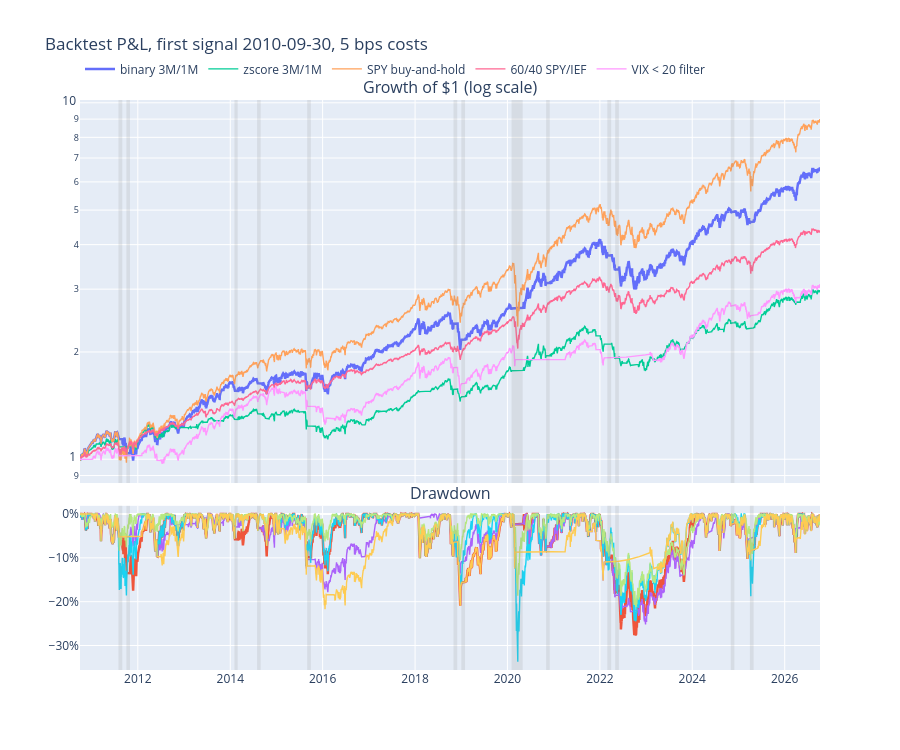

Notebook code for this chart:
### Markdown cell above
## P&L and drawdowns

Growth of $1, log scale. Shaded spans are periods when the main binary rule held cash because the month-end `3M/1M` ratio was at or below 1.

### Code cell
def cash_spans(weight: pd.Series) -> list[tuple[pd.Timestamp, pd.Timestamp]]:
    out = weight < 1.0
    starts = weight.index[out & ~out.shift(1, fill_value=False)]
    ends = weight.index[out & ~out.shift(-1, fill_value=False)]
    return list(zip(starts, ends))

equity = (1.0 + returns[HEADLINE]).cumprod()
drawdown = equity / equity.cummax() - 1.0

fig = make_subplots(rows=2, cols=1, shared_xaxes=True, row_heights=[0.7, 0.3], vertical_spacing=0.04,
                    subplot_titles=["Growth of $1 (log scale)", "Drawdown"])
for name in HEADLINE:
    width = 2.5 if name == MAIN else 1.4
    fig.add_trace(go.Scatter(x=equity.index, y=equity[name], name=name, legendgroup=name,
                             line=dict(width=width)), row=1, col=1)
    fig.add_trace(go.Scatter(x=drawdown.index, y=drawdown[name], name=name, legendgroup=name,
                             showlegend=False, line=dict(width=width)), row=2, col=1)
for start, end in cash_spans(spy_weights[MAIN]):
    fig.add_vrect(x0=start, x1=end, fillcolor="gray", opacity=0.15, line_width=0)
fig.update_yaxes(type="log", row=1, col=1)
fig.update_yaxes(tickformat=".0%", row=2, col=1)
fig.update_layout(height=750, title=f"Backtest P&L, first signal {info['headline_first_signal']}, "
                                    f"{info['cost_bps']:g} bps costs", legend=dict(orientation="h", y=1.08))
fig.show()

### Figure 1 — Plotly figure (JSON) as saved in the notebook; plotly's stock layout.template omitted (floating-point values rounded to 4 significant figures; data arrays with more than 128 entries replaced by an {"elided": "..."} marker saying what was removed)
{"data": [{"legendgroup": "binary 3M/1M", "line": {"width": 2.5}, "name": "binary 3M/1M", "type": "scatter", "x": {"elided": "4028 str values"}, "xaxis": "x", "y": {"elided": "4028 float values"}, "yaxis": "y"}, {"legendgroup": "binary 3M/1M", "line": {"width": 2.5}, "name": "binary 3M/1M", "showlegend": false, "type": "scatter", "x": {"elided": "4028 str values"}, "xaxis": "x2", "y": {"elided": "4028 float values"}, "yaxis": "y2"}, {"legendgroup": "zscore 3M/1M", "line": {"width": 1.4}, "name": "zscore 3M/1M", "type": "scatter", "x": {"elided": "4028 str values"}, "xaxis": "x", "y": {"elided": "4028 float values"}, "yaxis": "y"}, {"legendgroup": "zscore 3M/1M", "line": {"width": 1.4}, "name": "zscore 3M/1M", "showlegend": false, "type": "scatter", "x": {"elided": "4028 str values"}, "xaxis": "x2", "y": {"elided": "4028 float values"}, "yaxis": "y2"}, {"legendgroup": "SPY buy-and-hold", "line": {"width": 1.4}, "name": "SPY buy-and-hold", "type": "scatter", "x": {"elided": "4028 str values"}, "xaxis": "x", "y": {"elided": "4028 float values"}, "yaxis": "y"}, {"legendgroup": "SPY buy-and-hold", "line": {"width": 1.4}, "name": "SPY buy-and-hold", "showlegend": false, "type": "scatter", "x": {"elided": "4028 str values"}, "xaxis": "x2", "y": {"elided": "4028 float values"}, "yaxis": "y2"}, {"legendgroup": "60/40 SPY/IEF", "line": {"width": 1.4}, "name": "60/40 SPY/IEF", "type": "scatter", "x": {"elided": "4028 str values"}, "xaxis": "x", "y": {"elided": "4028 float values"}, "yaxis": "y"}, {"legendgroup": "60/40 SPY/IEF", "line": {"width": 1.4}, "name": "60/40 SPY/IEF", "showlegend": false, "type": "scatter", "x": {"elided": "4028 str values"}, "xaxis": "x2", "y": {"elided": "4028 float values"}, "yaxis": "y2"}, {"legendgroup": "VIX < 20 filter", "line": {"width": 1.4}, "name": "VIX < 20 filter", "type": "scatter", "x": {"elided": "4028 str values"}, "xaxis": "x", "y": {"elided": "4028 float values"}, "yaxis": "y"}, {"legendgroup": "VIX < 20 filter", "line": {"width": 1.4}, "name": "VIX < 20 filter", "showlegend": false, "type": "scatter", "x": {"elided": "4028 str values"}, "xaxis": "x2", "y": {"elided": "4028 float values"}, "yaxis": "y2"}], "layout": {"annotations": [{"font": {"size": 16}, "showarrow": false, "text": "Growth of $1 (log scale)", "x": 0.5, "xanchor": "center", "xref": "paper", "y": 1.0, "yanchor": "bottom", "yref": "paper"}, {"font": {"size": 16}, "showarrow": false, "text": "Drawdown", "x": 0.5, "xanchor": "center", "xref": "paper", "y": 0.288, "yanchor": "bottom", "yref": "paper"}], "height": 750, "legend": {"orientation": "h", "y": 1.08}, "shapes": [{"fillcolor": "gray", "line": {"width": 0}, "opacity": 0.15, "type": "rect", "x0": "2011-08-01T00:00:00", "x1": "2011-08-31T00:00:00", "xref": "x", "y0": 0, "y1": 1, "yref": "y domain"}, {"fillcolor": "gray", "line": {"width": 0}, "opacity": 0.15, "type": "rect", "x0": "2011-08-01T00:00:00", "x1": "2011-08-31T00:00:00", "xref": "x2", "y0": 0, "y1": 1, "yref": "y2 domain"}, {"fillcolor": "gray", "line": {"width": 0}, "opacity": 0.15, "type": "rect", "x0": "2011-10-03T00:00:00", "x1": "2011-10-31T00:00:00", "xref": "x", "y0": 0, "y1": 1, "yref": "y domain"}, {"fillcolor": "gray", "line": {"width": 0}, "opacity": 0.15, "type": "rect", "x0": "2011-10-03T00:00:00", "x1": "2011-10-31T00:00:00", "xref": "x2", "y0": 0, "y1": 1, "yref": "y2 domain"}, {"fillcolor": "gray", "line": {"width": 0}, "opacity": 0.15, "type": "rect", "x0": "2014-02-03T00:00:00", "x1": "2014-02-28T00:00:00", "xref": "x", "y0": 0, "y1": 1, "yref": "y domain"}, {"fillcolor": "gray", "line": {"width": 0}, "opacity": 0.15, "type": "rect", "x0": "2014-02-03T00:00:00", "x1": "2014-02-28T00:00:00", "xref": "x2", "y0": 0, "y1": 1, "yref": "y2 domain"}, {"fillcolor": "gray", "line": {"width": 0}, "opacity": 0.15, "type": "rect", "x0": "2014-08-01T00:00:00", "x1": "2014-08-29T00:00:00", "xref": "x", "y0": 0, "y1": 1, "yref": "y domain"}, {"fillcolor": "gray", "line": {"width": 0}, "opacity": 0.15, "type": "rect", "x0": "2014-08-01T00:00:00", "x1": "2014-08-29T00:00:00", "xref": "x2", "y0": 0, "y1": 1, "yref": "y2 domain"}, {"fillcolor": "gray", "line": {"width": 0}, "opacity": 0.15, "type": "rect", "x0": "2015-09-01T00:00:00", "x1": "2015-09-30T00:00:00", "xref": "x", "y0": 0, "y1": 1, "yref": "y domain"}, {"fillcolor": "gray", "line": {"width": 0}, "opacity": 0.15, "type": "rect", "x0": "2015-09-01T00:00:00", "x1": "2015-09-30T00:00:00", "xref": "x2", "y0": 0, "y1": 1, "yref": "y2 domain"}, {"fillcolor": "gray", "line": {"width": 0}, "opacity": 0.15, "type": "rect", "x0": "2018-11-01T00:00:00", "x1": "2018-11-30T00:00:00", "xref": "x", "y0": 0, "y1": 1, "yref": "y domain"}, {"fillcolor": "gray", "line": {"width": 0}, "opacity": 0.15, "type": "rect", "x0": "2018-11-01T00:00:00", "x1": "2018-11-30T00:00:00", "xref": "x2", "y0": 0, "y1": 1, "yref": "y2 domain"}, {"fillcolor": "gray", "line": {"width": 0}, "opacity": 0.15, "type": "rect", "x0": "2019-01-02T00:00:00", "x1": "2019-01-31T00:00:00", "xref": "x", "y0": 0, "y1": 1, "yref": "y domain"}, {"fillcolor": "gray", "line": {"width": 0}, "opacity": 0.15, "type": "rect", "x0": "2019-01-02T00:00:00", "x1": "2019-01-31T00:00:00", "xref": "x2", "y0": 0, "y1": 1, "yref": "y2 domain"}, {"fillcolor": "gray", "line": {"width": 0}, "opacity": 0.15, "type": "rect", "x0": "2020-02-03T00:00:00", "x1": "2020-04-30T00:00:00", "xref": "x", "y0": 0, "y1": 1, "yref": "y domain"}, {"fillcolor": "gray", "line": {"width": 0}, "opacity": 0.15, "type": "rect", "x0": "2020-02-03T00:00:00", "x1": "2020-04-30T00:00:00", "xref": "x2", "y0": 0, "y1": 1, "yref": "y2 domain"}, {"fillcolor": "gray", "line": {"width": 0}, "opacity": 0.15, "type": "rect", "x0": "2020-11-02T00:00:00", "x1": "2020-11-30T00:00:00", "xref": "x", "y0": 0, "y1": 1, "yref": "y domain"}, {"fillcolor": "gray", "line": {"width": 0}, "opacity": 0.15, "type": "rect", "x0": "2020-11-02T00:00:00", "x1": "2020-11-30T00:00:00", "xref": "x2", "y0": 0, "y1": 1, "yref": "y2 domain"}, {"fillcolor": "gray", "line": {"width": 0}, "opacity": 0.15, "type": "rect", "x0": "2022-03-01T00:00:00", "x1": "2022-03-31T00:00:00", "xref": "x", "y0": 0, "y1": 1, "yref": "y domain"}, {"fillcolor": "gray", "line": {"width": 0}, "opacity": 0.15, "type": "rect", "x0": "2022-03-01T00:00:00", "x1": "2022-03-31T00:00:00", "xref": "x2", "y0": 0, "y1": 1, "yref": "y2 domain"}, {"fillcolor": "gray", "line": {"width": 0}, "opacity": 0.15, "type": "rect", "x0": "2022-05-02T00:00:00", "x1": "2022-05-31T00:00:00", "xref": "x", "y0": 0, "y1": 1, "yref": "y domain"}, {"fillcolor": "gray", "line": {"width": 0}, "opacity": 0.15, "type": "rect", "x0": "2022-05-02T00:00:00", "x1": "2022-05-31T00:00:00", "xref": "x2", "y0": 0, "y1": 1, "yref": "y2 domain"}, {"fillcolor": "gray", "line": {"width": 0}, "opacity": 0.15, "type": "rect", "x0": "2024-11-01T00:00:00", "x1": "2024-11-29T00:00:00", "xref": "x", "y0": 0, "y1": 1, "yref": "y domain"}, {"fillcolor": "gray", "line": {"width": 0}, "opacity": 0.15, "type": "rect", "x0": "2024-11-01T00:00:00", "x1": "2024-11-29T00:00:00", "xref": "x2", "y0": 0, "y1": 1, "yref": "y2 domain"}, {"fillcolor": "gray", "line": {"width": 0}, "opacity": 0.15, "type": "rect", "x0": "2025-04-01T00:00:00", "x1": "2025-04-30T00:00:00", "xref": "x", "y0": 0, "y1": 1, "yref": "y domain"}, {"fillcolor": "gray", "line": {"width": 0}, "opacity": 0.15, "type": "rect", "x0": "2025-04-01T00:00:00", "x1": "2025-04-30T00:00:00", "xref": "x2", "y0": 0, "y1": 1, "yref": "y2 domain"}], "title": {"text": "Backtest P&L, first signal 2010-09-30, 5 bps costs"}, "xaxis": {"anchor": "y", "domain": [0, 1], "matches": "x2", "showticklabels": false}, "xaxis2": {"anchor": "y2", "domain": [0, 1]}, "yaxis": {"anchor": "x", "domain": [0.328, 1.0], "type": "log"}, "yaxis2": {"anchor": "x2", "domain": [0, 0.288], "tickformat": ".0%"}}}
